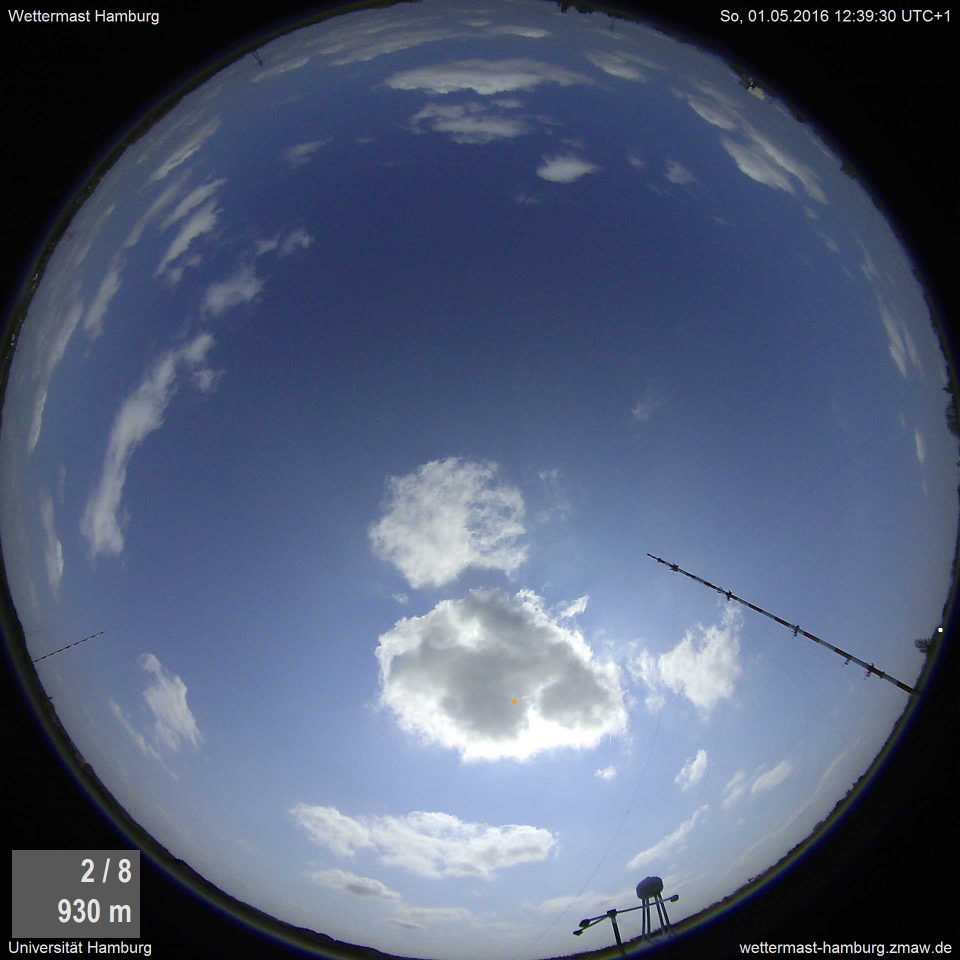
#> input picture src/k-means/test/Image_Wkm_Aktuell_3.jpg, 1920 x 1920 px (shown at 1/2 size)
$ python k-means.py   (older library calls are emulated)
#> lines starting #> are read from the running program, lines starting #| are printed output that depends on the picture; long printed decimals are rounded
# -*- coding: utf-8 -*-
"""
Created on Fri Apr 29 16:14:13 2016

@author: tfinn
"""
# External modules

# Internal modules


__version__ = ""

print(__doc__)
import numpy as np
import scipy.misc
import scipy.ndimage
from sklearn.cluster import DBSCAN, MiniBatchKMeans
from sklearn.preprocessing import StandardScaler
from time import time

import pyextremelm

k_cluster = 5
good_angle = 45
good_angle_dpi = int(np.round(1920/180*good_angle))

# Load the Wettermast photo
wm = scipy.ndimage.imread("Image_Wkm_Aktuell_3.jpg", mode="RGB")
#> wm is the input picture: shape (1920, 1920, 3); mean R, G, B 82.2, 92.9, 118.1
wm = wm/255 # to get values between 0 and 1
# Normalize RGB to surrounding fields
neighbour_size = 100
rgb_mean = scipy.ndimage.filters.uniform_filter(
    wm, size=(neighbour_size, neighbour_size, 1), mode="constant")
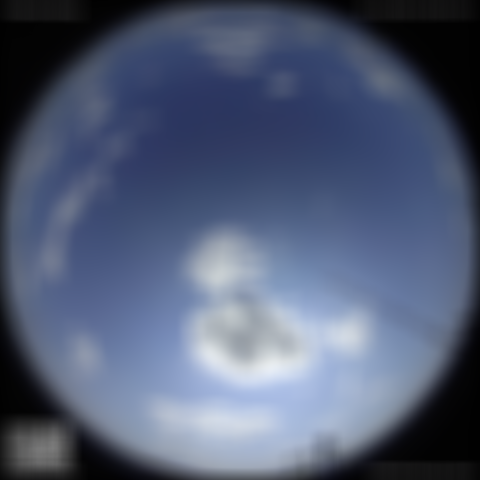
#> rgb_mean: shape (1920, 1920, 3) float64 (shown at 1/4 size); mean R, G, B 0.319, 0.361, 0.459

# [8 lines of commented-out code are left out]

print("success")
# #print(rgb_mean)
rgb_sqr_mean = scipy.ndimage.uniform_filter(
    wm**2,size=(neighbour_size, neighbour_size, 1), mode="constant")
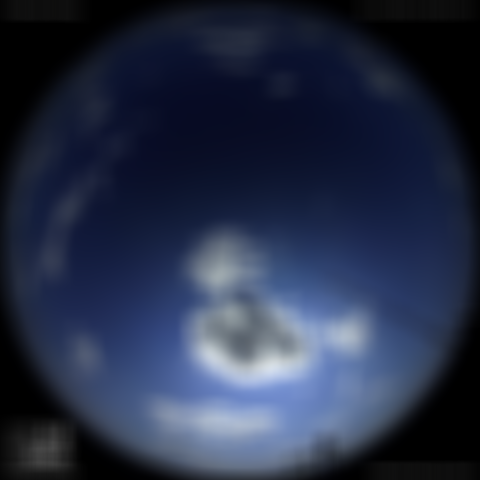
#> rgb_sqr_mean: shape (1920, 1920, 3) float64 (shown at 1/4 size); mean R, G, B 0.149, 0.184, 0.276
# #print(rgb_sqr_mean)
rgb_stddev = rgb_sqr_mean - rgb_mean**2
rgb_stddev[rgb_stddev<0] = 0
rgb_stddev = np.sqrt(rgb_stddev)
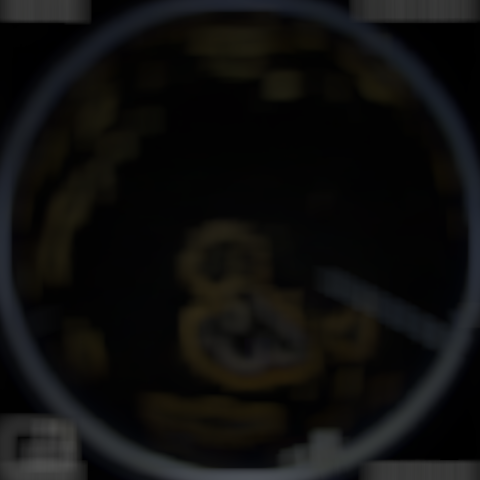
#> rgb_stddev: shape (1920, 1920, 3) float64 (shown at 1/4 size); mean R, G, B 0.0598, 0.0592, 0.0564
print(np.max(rgb_stddev), np.min(rgb_stddev))
#| 0.3386 0.0006655
# [6 lines of commented-out code are left out]
rgb_standard = (wm-rgb_mean)/rgb_stddev
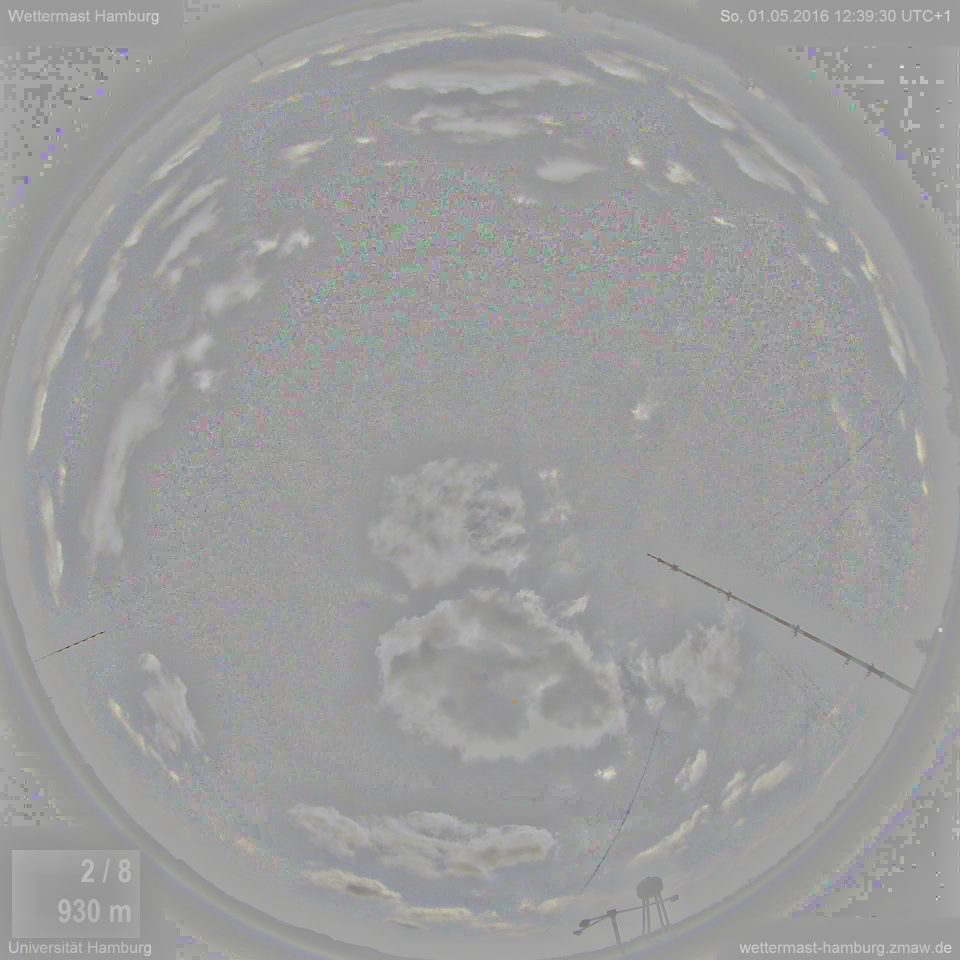
#> rgb_standard: shape (1920, 1920, 3) float64 (shown at 1/2 size); mean R, G, B 0.00215, 0.00865, 0.0289; drawn with min black and max white
rgb_standard[rgb_stddev<0.001] = 0
#> (the run stopped early here; a loop or call above may not have finished)

$ run again, with src/k-means/test/Image_Wkm_Aktuell_1.jpg copied over src/k-means/test/Image_Wkm_Aktuell_3.jpg
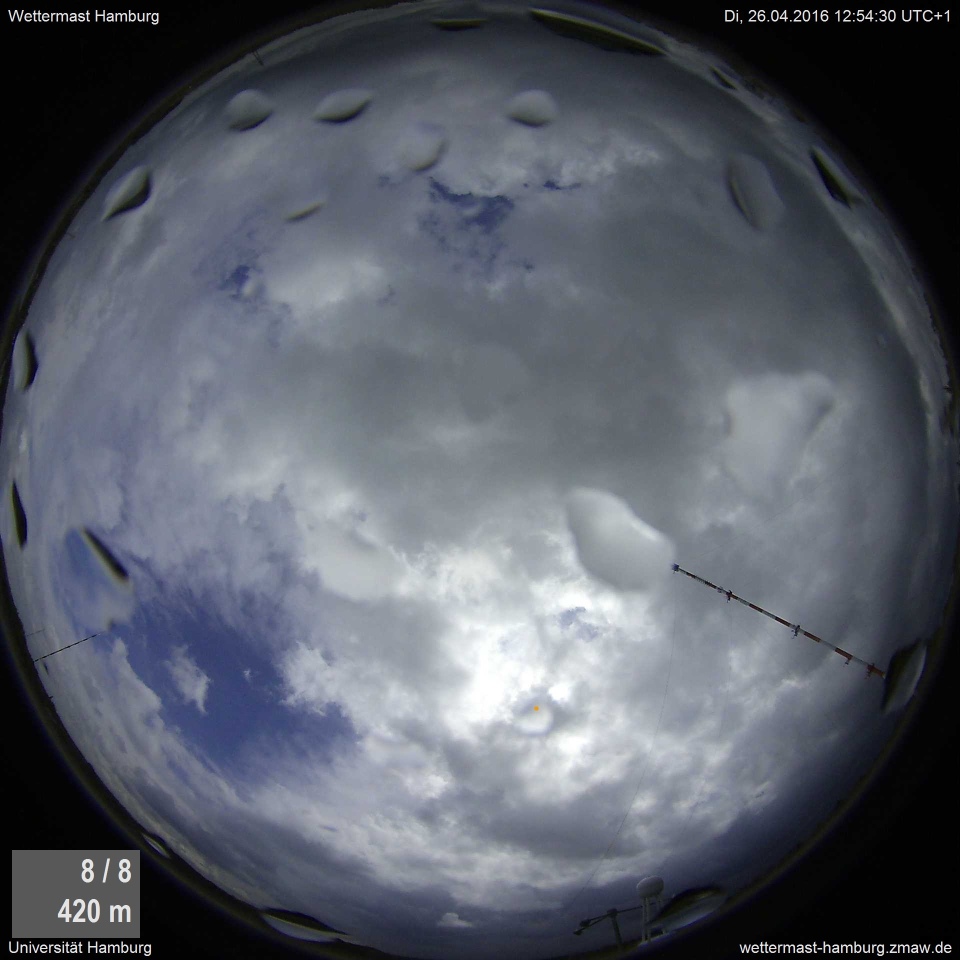
#> input picture src/k-means/test/Image_Wkm_Aktuell_1.jpg, 1920 x 1920 px (shown at 1/2 size)
#> wm is the input picture: shape (1920, 1920, 3); mean R, G, B 87.3, 92.2, 102
#> `rgb_stddev = np.sqrt(rgb_stddev)`:
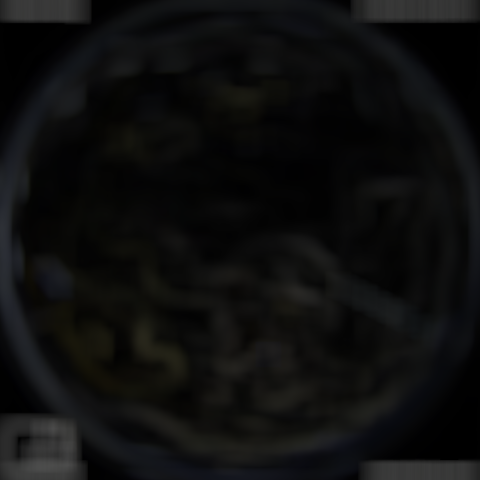
#> rgb_stddev: shape (1920, 1920, 3) float64 (shown at 1/4 size); mean R, G, B 0.0572, 0.0582, 0.0574
#| 0.3023 0.0
#> `rgb_standard[rgb_stddev<0.001] = 0`:
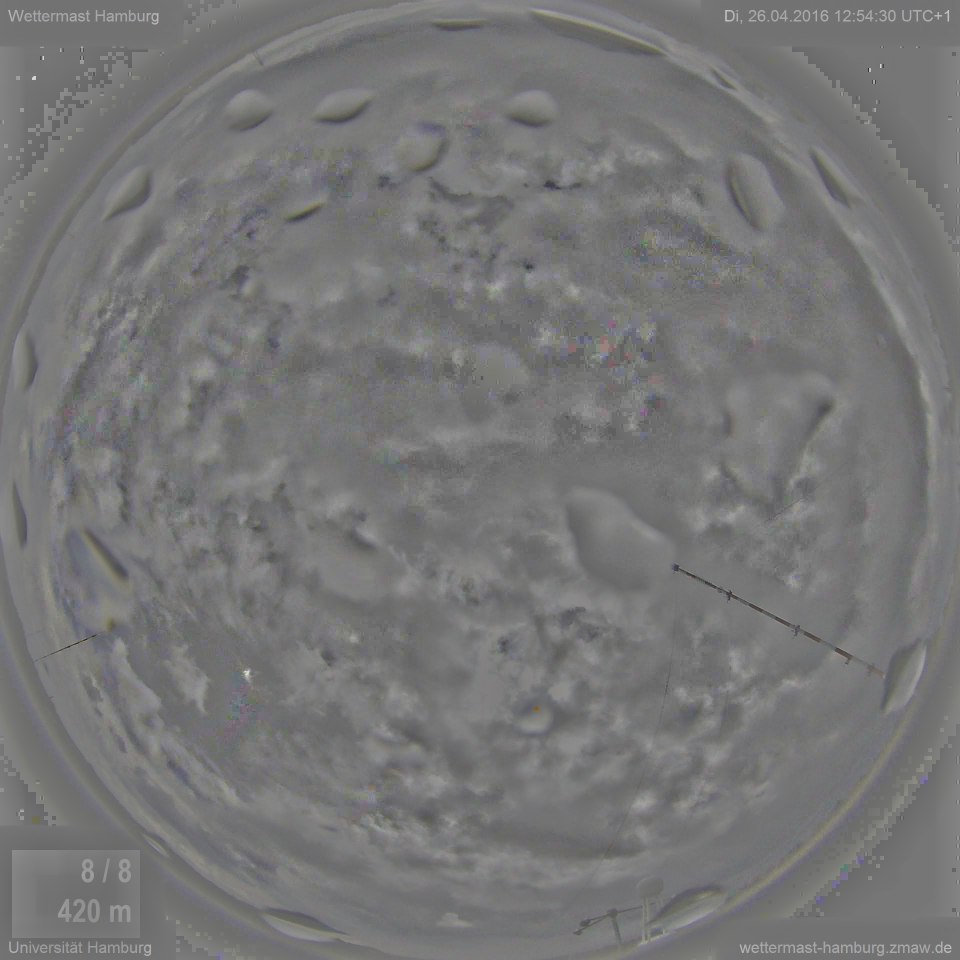
#> rgb_standard: shape (1920, 1920, 3) float64 (shown at 1/2 size); mean R, G, B 0.0115, 0.0125, 0.0168; drawn with min black and max white
